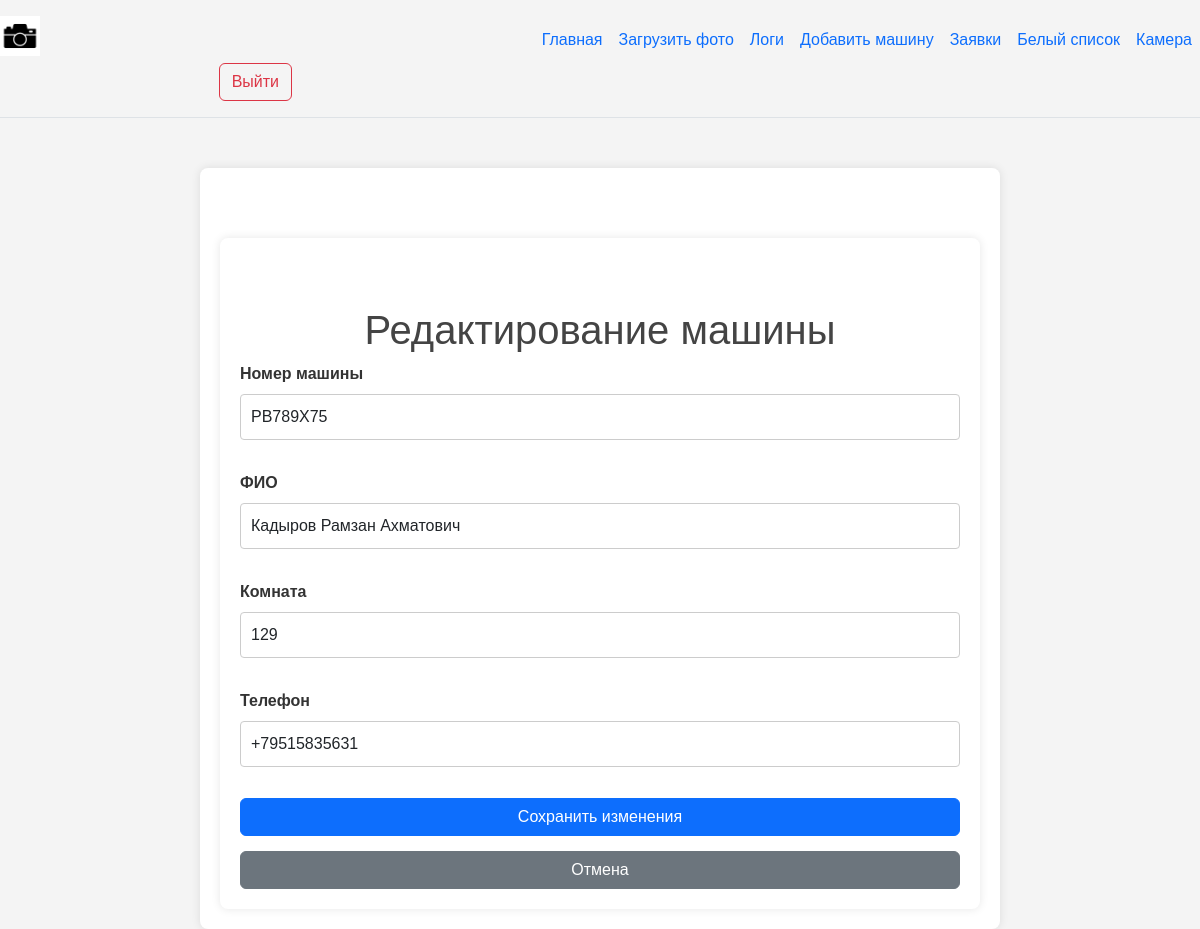
/edit_car/7 (signed in), run on the app's committed database.
### proj/test.py (models this page shows)
class Car(db.Model):
    id = db.Column(db.Integer, primary_key=True)
    plates = db.Column(db.String(20), unique=True, nullable=False)
    fio = db.Column(db.String(100), nullable=False)
    room = db.Column(db.String(10), nullable=False)
    phone = db.Column(db.String(15), nullable=False)

### proj/test.py (the view, shortened to what this page needs)
@app.route('/edit_car/<int:id>', methods=['GET', 'POST'])
@login_required
def edit_car(id):
    car = Car.query.get_or_404(id)
    return render_template('edit_car.html', car=car)

### proj/test.py (called while the page is built)
def login_required(f):
    @wraps(f)
    def decorated_function(*args, **kwargs):
        if 'user_id' not in session:
            flash('Пожалуйста, войдите в систему')
            return redirect(url_for('login'))
        return f(*args, **kwargs)
    return decorated_function

### proj/templates/edit_car.html (shortened to what this page needs)
{% extends 'base.html' %}
{% block body %}
    <div class="container">
        <h1 class="mt-5">Редактирование машины</h1>
        <form method="POST" action="{{ url_for('edit_car', id=car.id) }}">
            <div class="mb-3">
                <label for="plates" class="form-label">Номер машины</label>
                <input type="text" class="form-control" id="plates" name="plates" value="{{ car.plates }}" required>
            </div>
            <div class="mb-3">
                <label for="fio" class="form-label">ФИО</label>
                <input type="text" class="form-control" id="fio" name="fio" value="{{ car.fio }}" required>
            </div>
            <div class="mb-3">
                <label for="room" class="form-label">Комната</label>
                <input type="text" class="form-control" id="room" name="room" value="{{ car.room }}" required>
            </div>
            <div class="mb-3">
                <label for="phone" class="form-label">Телефон</label>
                <input type="text" class="form-control" id="phone" name="phone" value="{{ car.phone }}" required>
            </div>
            <button type="submit" class="btn btn-primary">Сохранить изменения</button>
            <a href="{{ url_for('whitelist') }}" class="btn btn-secondary">Отмена</a>
        </form>
    </div>
{% endblock %}

### proj/static/styles.css (style rules this page uses)
body { font-family: Arial, sans-serif; background-color: #f4f4f4; margin: 0; padding: 0; color: #333; }
.container { max-width: 800px; margin: 0 auto; padding: 20px; background-color: #fff; box-shadow: 0 0 10px rgba(0, 0, 0, 0.1); border-radius: 8px; margin-top: 50px; }
h1 { text-align: center; color: #444; }
a { color: #007bff; text-decoration: none; }
form { display: flex; flex-direction: column; gap: 15px; }
label { font-weight: bold; }
input[type="text"], input[type="password"], input[type="file"] { padding: 10px; border: 1px solid #ccc; border-radius: 4px; font-size: 16px; }
button { padding: 10px; background-color: #007bff; color: #fff; border: none; border-radius: 4px; cursor: pointer; font-size: 16px; }

### data on the page
Car: plates "РВ789X75", fio "Кадыров Рамзан Ахматович", room "129", phone "+79515835631"
